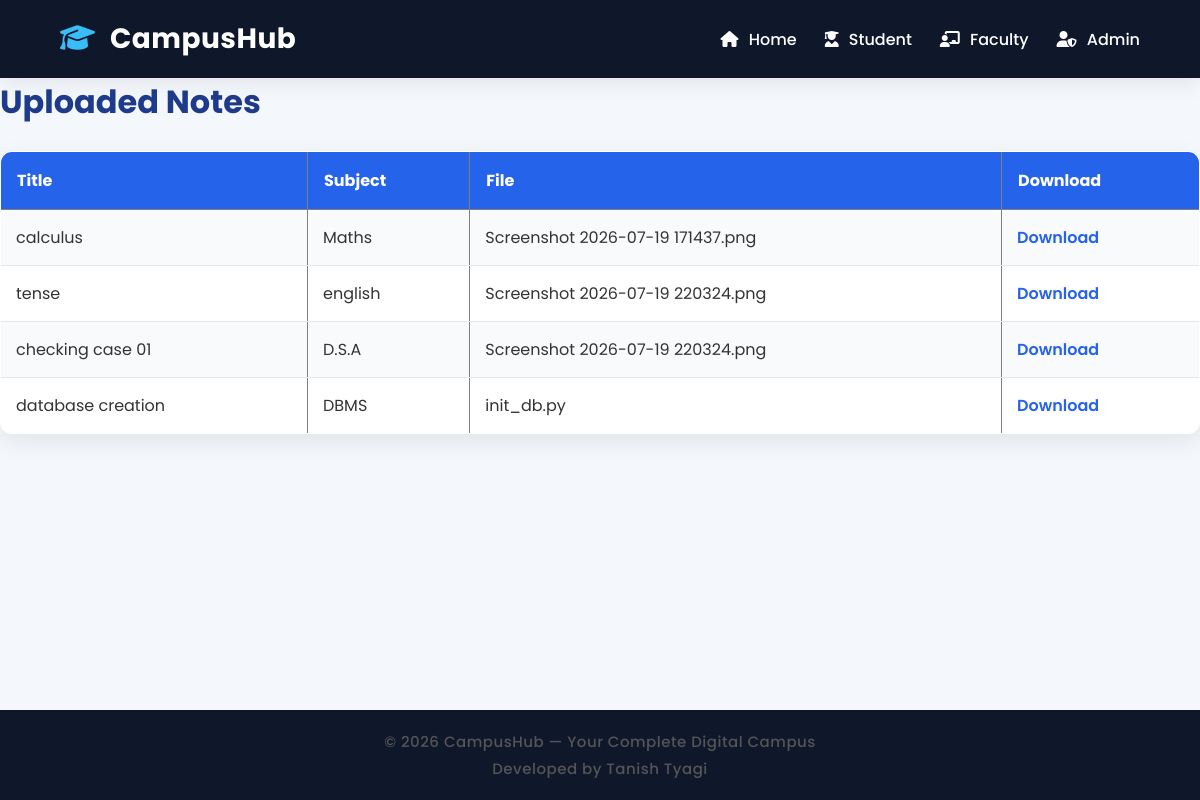
/student/notes (signed in), run on the app's committed database.
### tables this page shows
CREATE TABLE notes(
    id INTEGER PRIMARY KEY AUTOINCREMENT,
    title TEXT NOT NULL,
    subject TEXT NOT NULL,
    filename TEXT NOT NULL
, uploaded_by TEXT DEFAULT 'Student');

### routes/student.py (the view)
@student.route("/student/notes")
def view_notes():
    if "student_id" not in session:
        return redirect("/login/student")
    connection = sqlite3.connect("database/campushub.db")
    cursor = connection.cursor()
    cursor.execute("""

        SELECT *
        FROM notes
        ORDER BY id DESC

    """)
    notes = cursor.fetchall()
    connection.close()
    return render_template(
        "view_notes.html",
        notes=notes
    )

### templates/view_notes.html (shortened to what this page needs)
{% extends "base.html" %}
{% block content %}
<h1>Uploaded Notes</h1>
<table border="1" cellpadding="10">
    <tr>
        <th>Title</th>
        <th>Subject</th>
        <th>File</th>
        <th>Download</th>
    </tr>
    {% for note in notes %}
    <tr>
        <td>{{ note[1] }}</td>
        <td>{{ note[2] }}</td>
        <td>{{ note[3] }}</td>
        <td>
            <a href="/student/download/{{ note[3] }}">
                Download
            </a>
        </td>
    </tr>
    {% endfor %}
</table>
{% endblock %}

### static/css/style.css (style rules this page uses)
* { margin:0; padding:0; box-sizing:border-box; }
html { scroll-behavior:smooth; }
body { font-family:'Poppins',sans-serif; background:#f4f7fc; color:#333; min-height:100vh; display:flex; flex-direction:column; }
h1 { color:#1e3a8a; margin-bottom:15px; }
a { text-decoration:none; color:#2563eb; }
table { width:100%; border-collapse:collapse; margin-top:25px; background:white; border-radius:12px; overflow:hidden; box-shadow:0 8px 25px rgba(0,0,0,.08); }
table th { background:#2563eb; color:white; padding:16px; text-align:left; }
table td { padding:15px; border-bottom:1px solid #e5e7eb; }
table tr:nth-child(even) { background:#f8fafc; }
table a { font-weight:600; }
.card, .container, .login-container, .register-container, table { transition:.3s; }
table { animation:fadeIn .5s ease; }
html { scroll-padding-top:80px; }

### data on the page
notes: title "calculus", subject "Maths", filename "Screenshot 2026-07-19 171437.png"
notes: title "tense", subject "english", filename "Screenshot 2026-07-19 220324.png"
notes: title "checking case 01", subject "D.S.A", filename "Screenshot 2026-07-19 220324.png"
notes: title "database creation", subject "DBMS", filename "init_db.py"
